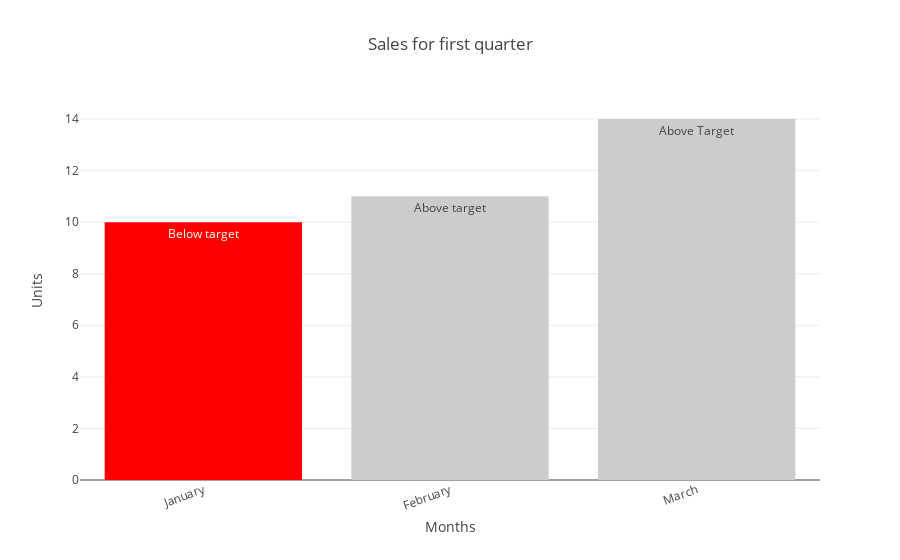

The cell this chart's notebook holds for it:
### Markdown cell above
# Bar Chart

### Code cell
layout = {
    "title":"Sales for first quarter",
    "xaxis": {"title":"Months", "tickangle":-20},
    "yaxis": {"title":"Units"}
}

trace = go.Bar(
    x = ['January','February','March'],
    y = [10, 11, 14],
    marker = dict(color = ['rgba(255,0,0,1)', 'rgba(204,204,204,1)','rgba(204,204,204,1)' ]),
    text = ["Below target", "Above target", "Above Target"]
)

data = [trace]

fig = go.Figure(data=data, layout=layout)

py.iplot(fig)

### Figure 1 — Plotly figure (JSON) as saved in the notebook; plotly's stock layout.template omitted (floating-point values rounded to 4 significant figures)
{"data": [{"marker": {"color": ["rgba(255,0,0,1)", "rgba(204,204,204,1)", "rgba(204,204,204,1)"]}, "text": ["Below target", "Above target", "Above Target"], "type": "bar", "uid": "6a7499c3-8c90-42d7-9e7b-7214db25b2b4", "x": ["January", "February", "March"], "y": [10, 11, 14]}], "layout": {"autosize": true, "title": {"text": "Sales for first quarter"}, "xaxis": {"autorange": true, "range": [-0.5, 2.5], "tickangle": -20, "title": {"text": "Months"}, "type": "category"}, "yaxis": {"autorange": true, "range": [0, 14.74], "title": {"text": "Units"}, "type": "linear"}}}
